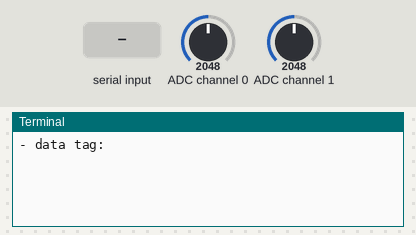
Recording of a program running on a simulated Raspberry Pi (BCM pin numbers). On the bench: the last lines printed to the terminal. The test bench sets the inputs (shaded band); at power-on: ADC channel 0 = 2048, ADC channel 1 = 2048 (analog values on the 0–4095 scale). Files the program writes start out absent; the clock reads 2024-03-15 10:24:30 at power-on unless the program sets it.

Above: at 1.2 s.
1.3 s: "5" typed at the terminal, then Enter
At 2.0 s:
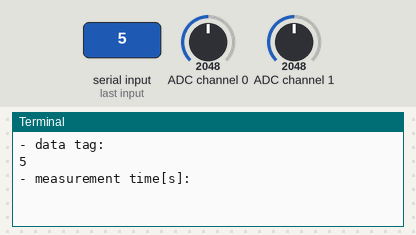
2.8 s: "90" typed at the terminal, then Enter
At 3.1 s:
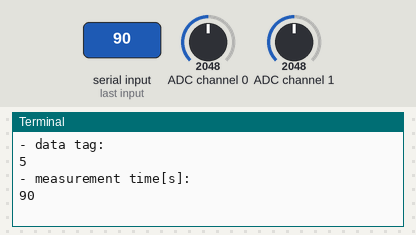

The program:

mcp3208.py
```python
#!/usr/bin/env python
# -*- coding: utf-8 -*-

import time
import spidev

class MCP3208_Class:

    def __init__(self, ref_volts):
        self.ref_volts = ref_volts
        self.spi = spidev.SpiDev()
        self.spi.open(0, 0)
        self.spi.max_speed_hz = 1000000 # 1MHz

    def GetVoltage(self, ch):
        adc = self.spi.xfer2([1, (8+ch)<<4, 0])
        #adc = self.spi.xfer2(ch)
        #data = ((adc[1]&3) << 8) + adc[2]
        data = ((adc[1]&0x0f) << 8) + adc[2]
        volts = (data * self.ref_volts) / float(1023)
        volts = round(volts, 5)
        return volts

    def Cleanup(self):
        self.spi.close()

if __name__ == '__main__':
    ADC = MCP3208_Class(ref_volts=1.65)
    ofname = input('- data tag: ') ### it is for python3 only. this causes an error with python2
    t_thr = input('- measurement time[s]: ') ### it is for python3 only. this causes an error with python2
    file = open("../Data/dat/"+ofname+".dat", 'w')
    t_start = time.time()
    count20 = 0
    count = 0
    time.sleep(1)
    try:
        while True:
            t_current = time.time() - t_start
            volts0 = ADC.GetVoltage(ch=0)
            volts1 = ADC.GetVoltage(ch=1)
            #print("volts: P1: {:4.3}, P2: {:4.3}".format(volts0, volts1))
            file.write("{:4.4} {:4.4} {:4.4}\n".format(t_current, volts0, volts1))
            count = count + 1
            time.sleep(1)
            if t_current > float(t_thr)*float(count20)/20.0:
                print("= {:3.3}% done".format(float(count20/20.0*100)))
                count20 = count20 + 1
            if t_current > float(t_thr):
                print("finish with measurement time: {:1.5}[s]".format(t_current))
                print("- n events: {0}".format(count))
                break

    except KeyboardInterrupt:
        print("Ctr+C")
    except Exception as e:
        print(str(e))
    finally:
        ADC.Cleanup()
        file.close()
        print("successfully done!")
```

Measured:
- after the input at 1.3 s, the terminal: prints a new line at once (image 1)
- after the input at 2.8 s, the terminal: prints a new line at once (image 2)
